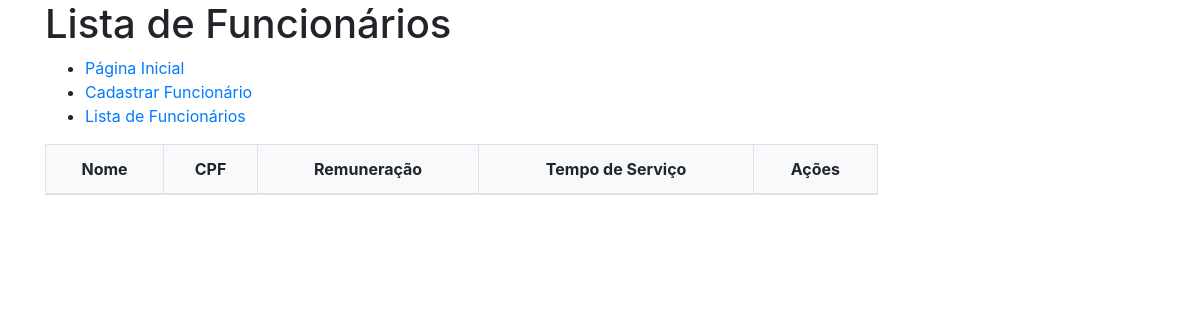
The page /funcionarios/ on the database as committed earlier.
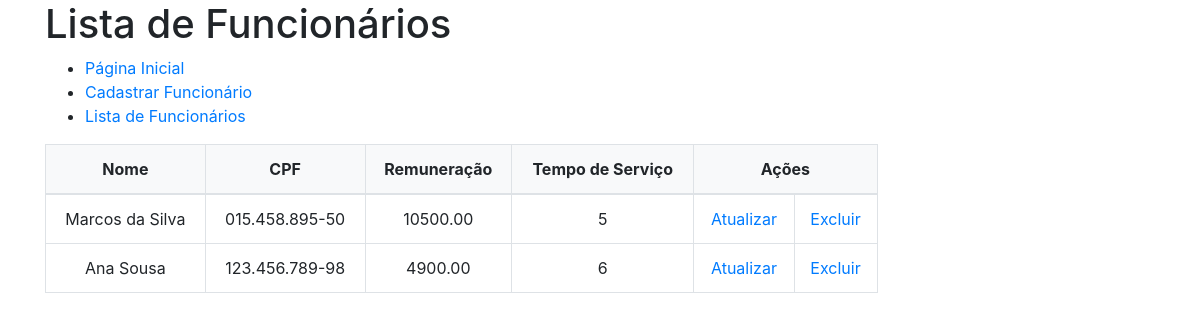
The same page on the database as committed later.
### helloworld/models.py (models this page shows)
class Funcionario(models.Model):
    nome = models.CharField(
        max_length=255,
        null=False,
        blank=False
    )
    sobrenome = models.CharField(
        max_length=255,
        null=False,
        blank=False
    )
    cpf = models.CharField(
        max_length=14,
        null=False,
        blank=False
    )
    tempo_de_servico = models.IntegerField(
        default=0,
        null=False,
        blank=False
    )
    remuneracao = models.DecimalField(
        max_digits=8,
        decimal_places=2,
        null=False,
        blank=False
    )
    objetos = models.Manager()

### website/views.py (the view)
# urls.py: path('funcionarios/', FuncionarioListView.as_view(),name="lista_funcionarios"),
class FuncionarioListView(ListView):
    template_name = "website/lista.html"
    model = Funcionario
    context_object_name = "funcionarios"

### website/templates/website/lista.html (shortened to what this page needs)
<!DOCTYPE html>
{% load crispy_forms_tags %}
<html lang="en">
<head>
    <link rel="stylesheet" href="https://stackpath.bootstrapcdn.com/bootstrap/4.1.3/css/bootstrap.min.css">
</head>
<body>
    <header class="container">
        <h1>Lista de Funcionários</h1>
        <ul>
            <li><a href="{% url 'website:index' %}">Página Inicial</a></li>
            <li><a href="{% url 'website:cadastra_funcionario' %}">Cadastrar Funcionário</a></li>
            <li><a href="{% url 'website:lista_funcionarios' %}">Lista de Funcionários</a></li>
        </ul>
    </header>
    <main class="container">
        <div class="d-flex">
            <table class="w-75 text-center table table-bordered">
                <thead class="bg-light">
                    <tr>
                        <td><b>Nome</b></td>
                        <td><b>CPF</b></td>
                        <td><b>Remuneração</b></td>
                        <td><b>Tempo de Serviço</b></td>
                        <td colspan="2"><b>Ações</b></td>
                    </tr>
                </thead>
                <tbody>
                    {% for funcionario in funcionarios %}
                        <tr>
                            <td>{{ funcionario.nome }} {{ funcionario.sobrenome }}</td>
                            <td>{{ funcionario.cpf }}</td>
                            <td>{{ funcionario.remuneracao }}</td>
                            <td>{{ funcionario.tempo_de_servico }}</td>
                            <td><a href="{% url 'website:atualiza_funcionario' pk=funcionario.id %}">Atualizar</a></td>
                            <td><a href="{% url 'website:deleta_funcionario' pk=funcionario.id %}">Excluir</a></td>
                        </tr>
                    {% endfor %}
                </tbody>
            </table>
        </div>
    </main>
</body>
</html>

Rows that differ between the two databases and show on the page:
added Funcionario: nome "Marcos", sobrenome "da Silva", cpf "015.458.895-50", remuneracao "10500.00", tempo_de_servico "5"
added Funcionario: nome "Ana", sobrenome "Sousa", cpf "123.456.789-98", remuneracao "4900.00", tempo_de_servico "6"
